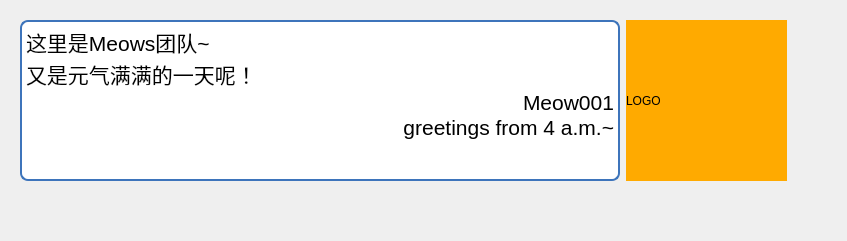
      <widget class="QWidget" name="tab_5">
       <attribute name="title">
        <string>关于我们</string>
       </attribute>
       <layout class="QGridLayout" name="gridLayout_8">
        <item row="0" column="0">
         <widget class="QWidget" name="widget_2" native="true">
          <layout class="QGridLayout" name="gridLayout_14">
           <item row="0" column="0">
            <layout class="QGridLayout" name="gridLayout_13">
             <item row="0" column="0">
              <widget class="QTextBrowser" name="introTextBrowser">
               <property name="minimumSize">
                <size>
                 <width>600</width>
                 <height>161</height>
                </size>
               </property>
               <property name="maximumSize">
                <size>
                 <width>16777215</width>
                 <height>161</height>
                </size>
               </property>
               <property name="styleSheet">
                <string notr="true">background-color: white;
font: 25 16pt &quot;微软雅黑 Light&quot;;
border-width: 2px;
border-color: #3D74BB;
border-style: solid;

	border-top-right-radius: 8px;
	border-top-left-radius: 8px;
	border-bottom-left-radius: 8px;
	border-bottom-right-radius: 8px;</string>
               </property>
               <property name="html">
                <string>&lt;!DOCTYPE HTML PUBLIC &quot;-//W3C//DTD HTML 4.0//EN&quot; &quot;http://www.w3.org/TR/REC-html40/strict.dtd&quot;&gt;
&lt;html&gt;&lt;head&gt;&lt;meta name=&quot;qrichtext&quot; content=&quot;1&quot; /&gt;&lt;style type=&quot;text/css&quot;&gt;
p, li { white-space: pre-wrap; }
&lt;/style&gt;&lt;/head&gt;&lt;body style=&quot; font-family:'微软雅黑 Light'; font-size:16pt; font-weight:24; font-style:normal;&quot;&gt;
&lt;p style=&quot; margin-top:0px; margin-bottom:0px; margin-left:0px; margin-right:0px; -qt-block-indent:0; text-indent:0px;&quot;&gt;这里是Meows团队~&lt;/p&gt;
&lt;p style=&quot; margin-top:0px; margin-bottom:0px; margin-left:0px; margin-right:0px; -qt-block-indent:0; text-indent:0px;&quot;&gt;又是元气满满的一天呢！&lt;/p&gt;
&lt;p align=&quot;right&quot; style=&quot; margin-top:0px; margin-bottom:0px; margin-left:0px; margin-right:0px; -qt-block-indent:0; text-indent:0px;&quot;&gt;Meow001&lt;/p&gt;
&lt;p align=&quot;right&quot; style=&quot; margin-top:0px; margin-bottom:0px; margin-left:0px; margin-right:0px; -qt-block-indent:0; text-indent:0px;&quot;&gt;greetings from 4 a.m.~&lt;/p&gt;&lt;/body&gt;&lt;/html&gt;</string>
               </property>
              </widget>
             </item>
             <item row="0" column="1">
              <widget class="QLabel" name="introLogoLabel">
               <property name="minimumSize">
                <size>
                 <width>161</width>
                 <height>161</height>
                </size>
               </property>
               <property name="maximumSize">
                <size>
                 <width>16777215</width>
                 <height>161</height>
                </size>
               </property>
               <property name="styleSheet">
                <string notr="true">background-color: rgb(255, 170, 0)</string>
               </property>
               <property name="text">
                <string>LOGO</string>
               </property>
              </widget>
             </item>
             <item row="0" column="2">
              <spacer name="horizontalSpacer_6">
               <property name="orientation">
                <enum>Qt::Horizontal</enum>
               </property>
               <property name="sizeHint" stdset="0">
                <size>
                 <width>40</width>
                 <height>20</height>
                </size>
               </property>
              </spacer>
             </item>
             <item row="1" column="0">
              <spacer name="verticalSpacer">
               <property name="orientation">
                <enum>Qt::Vertical</enum>
               </property>
               <property name="sizeHint" stdset="0">
                <size>
                 <width>20</width>
                 <height>40</height>
                </size>
               </property>
              </spacer>
             </item>
            </layout>
           </item>
          </layout>
         </widget>
        </item>
       </layout>
      </widget>
